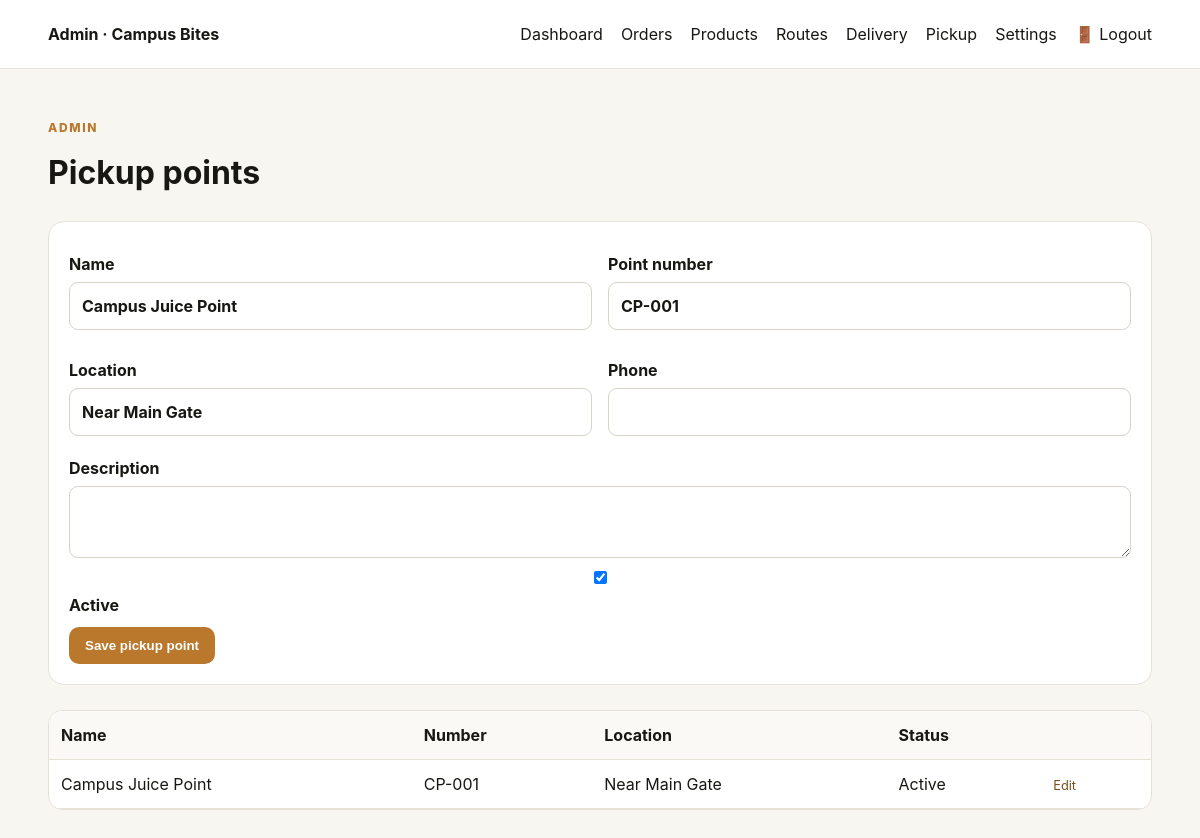
The app's page /admin_pickup_points.php (signed in) with its own data.
### tables this page shows
CREATE TABLE IF NOT EXISTS pickup_points (
  id INT AUTO_INCREMENT PRIMARY KEY,
  name VARCHAR(120) NOT NULL,
  point_number VARCHAR(50) NOT NULL,
  location VARCHAR(255) NOT NULL,
  description TEXT,
  phone VARCHAR(40),
  status TINYINT(1) DEFAULT 1
);

### config.php (called while the page is built, shortened)
<?php
function e($value) {
    return htmlspecialchars((string)$value, ENT_QUOTES, 'UTF-8');
}
?>

### admin_pickup_points.php (the view, shortened to what this page needs)
<?php include "admin_header.php";
$edit=null;if(isset($_GET['edit'])){$id=(int)$_GET['edit'];$st=$conn->prepare("SELECT * FROM pickup_points WHERE id=?");$st->bind_param("i",$id);$st->execute();$edit=$st->get_result()->fetch_assoc();}
$points=$conn->query("SELECT * FROM pickup_points ORDER BY id");
?>
<div class="page-title"><p class="eyebrow">ADMIN</p><h1>Pickup points</h1></div>
<form method="post" class="form-card"><input type="hidden" name="id" value="<?= (int)($edit['id']??0) ?>"><div class="form-grid"><label>Name<input name="name" required value="<?= e($edit['name']??'Campus Juice Point') ?>"></label><label>Point number<input name="point_number" required value="<?= e($edit['point_number']??'CP-001') ?>"></label><label>Location<input name="location" required value="<?= e($edit['location']??'Near Main Gate') ?>"></label><label>Phone<input name="phone" value="<?= e($edit['phone']??'') ?>"></label></div><label>Description<textarea name="description"><?= e($edit['description']??'') ?></textarea></label><label><input type="checkbox" name="status" <?= (($edit['status']??1)?'checked':'') ?>> Active</label><button class="btn">Save pickup point</button></form>
<div class="table-wrap"><table><thead><tr><th>Name</th><th>Number</th><th>Location</th><th>Status</th><th></th></tr></thead><tbody><?php while($p=$points->fetch_assoc()): ?><tr><td><?= e($p['name']) ?></td><td><?= e($p['point_number']) ?></td><td><?= e($p['location']) ?></td><td><?= $p['status']?'Active':'Off' ?></td><td><a class="tiny-link" href="?edit=<?= (int)$p['id'] ?>">Edit</a></td></tr><?php endwhile; ?></tbody></table></div>
<?php include "admin_footer.php"; ?>

### style.css (style rules this page uses)
:root { --bg:#f7f6f1;--card:#fff;--text:#171713;--muted:#6f6d63;--line:#e6e2d7;--accent:#b9782b;--dark:#22221e;--good:#2d7a4b;--bad:#a33a32 }
* { box-sizing:border-box }
body { margin:0;background:var(--bg);color:var(--text);font-family:Inter,system-ui,-apple-system,Segoe UI,Arial,sans-serif;line-height:1.5 }
.eyebrow { font-size:.75rem;letter-spacing:.14em;font-weight:800;color:var(--accent);text-transform:uppercase }
.section-head h2,.page-title h1 { margin:0 }
.btn { display:inline-block;border:0;background:var(--accent);color:#fff;text-decoration:none;padding:11px 16px;border-radius:10px;font-weight:750;cursor:pointer }
label { display:flex;flex-direction:column;gap:6px;font-weight:650;margin:10px 0 }
input,select,textarea { font:inherit;padding:11px 12px;border:1px solid #d7d3c8;border-radius:9px;background:#fff;color:var(--text) }
.page-title { padding:38px 0 24px }
.info-card,.admin-card,.form-card,.tracking-card,.empty,.order-summary { background:#fff;border:1px solid var(--line);border-radius:16px;padding:20px }
.form-grid { display:grid;grid-template-columns:repeat(2,1fr);gap:8px 16px }
.form-card { margin-bottom:25px }
.table-wrap { overflow:auto;background:#fff;border:1px solid var(--line);border-radius:14px;margin:18px 0 35px }
table { width:100%;border-collapse:collapse;min-width:760px }
th,td { text-align:left;padding:12px;border-bottom:1px solid var(--line);vertical-align:middle }
th { background:#faf9f5 }
.tiny-link { font-size:.8rem;color:#76501d;margin-right:6px;text-decoration:none }

### records on screen
pickup_points: name "Campus Juice Point", point_number "CP-001", location "Near Main Gate", status "Active"

### other values on screen
setting('business_name','Campus Bites') "Campus Bites"
